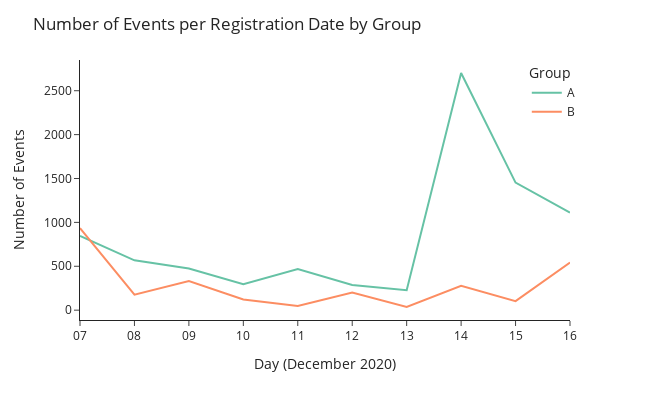

The notebook cell saved with this chart:
### Code cell
fig = px.line(pivot_events, x='first_date', y='event_dt', color='group', color_discrete_sequence=px_palette)
fig.update_layout(title='Number of Events per Registration Date by Group',
                  xaxis_title='Day (December 2020)',
                  yaxis_title='Number of Events',
                  xaxis=dict(tickformat='%d', tickmode='linear'),
                  template=px_template,
                  legend=dict(title='Group', y=1, xanchor="right"),
                  width=650,
                  height=400)
fig.show()

### Figure 1 — Plotly figure (JSON) as saved in the notebook; plotly's stock layout.template omitted (floating-point values rounded to 4 significant figures)
{"data": [{"hovertemplate": "group=A<br>first_date=%{x}<br>event_dt=%{y}<extra></extra>", "legendgroup": "A", "line": {"color": "rgb(102,194,165)", "dash": "solid"}, "marker": {"symbol": "circle"}, "mode": "lines", "name": "A", "orientation": "v", "showlegend": true, "type": "scatter", "x": ["2020-12-07T00:00:00", "2020-12-08T00:00:00", "2020-12-09T00:00:00", "2020-12-10T00:00:00", "2020-12-11T00:00:00", "2020-12-12T00:00:00", "2020-12-13T00:00:00", "2020-12-14T00:00:00", "2020-12-15T00:00:00", "2020-12-16T00:00:00"], "xaxis": "x", "y": [845, 568, 475, 295, 469, 287, 228, 2702, 1453, 1112], "yaxis": "y"}, {"hovertemplate": "group=B<br>first_date=%{x}<br>event_dt=%{y}<extra></extra>", "legendgroup": "B", "line": {"color": "rgb(252,141,98)", "dash": "solid"}, "marker": {"symbol": "circle"}, "mode": "lines", "name": "B", "orientation": "v", "showlegend": true, "type": "scatter", "x": ["2020-12-07T00:00:00", "2020-12-08T00:00:00", "2020-12-09T00:00:00", "2020-12-10T00:00:00", "2020-12-11T00:00:00", "2020-12-12T00:00:00", "2020-12-13T00:00:00", "2020-12-14T00:00:00", "2020-12-15T00:00:00", "2020-12-16T00:00:00"], "xaxis": "x", "y": [935, 176, 331, 121, 48, 201, 36, 278, 103, 543], "yaxis": "y"}], "layout": {"height": 400, "legend": {"title": {"text": "Group"}, "tracegroupgap": 0, "xanchor": "right", "y": 1}, "margin": {"t": 60}, "title": {"text": "Number of Events per Registration Date by Group"}, "width": 650, "xaxis": {"anchor": "y", "domain": [0, 1], "tickformat": "%d", "tickmode": "linear", "title": {"text": "Day (December 2020)"}}, "yaxis": {"anchor": "x", "domain": [0, 1], "title": {"text": "Number of Events"}}}}
